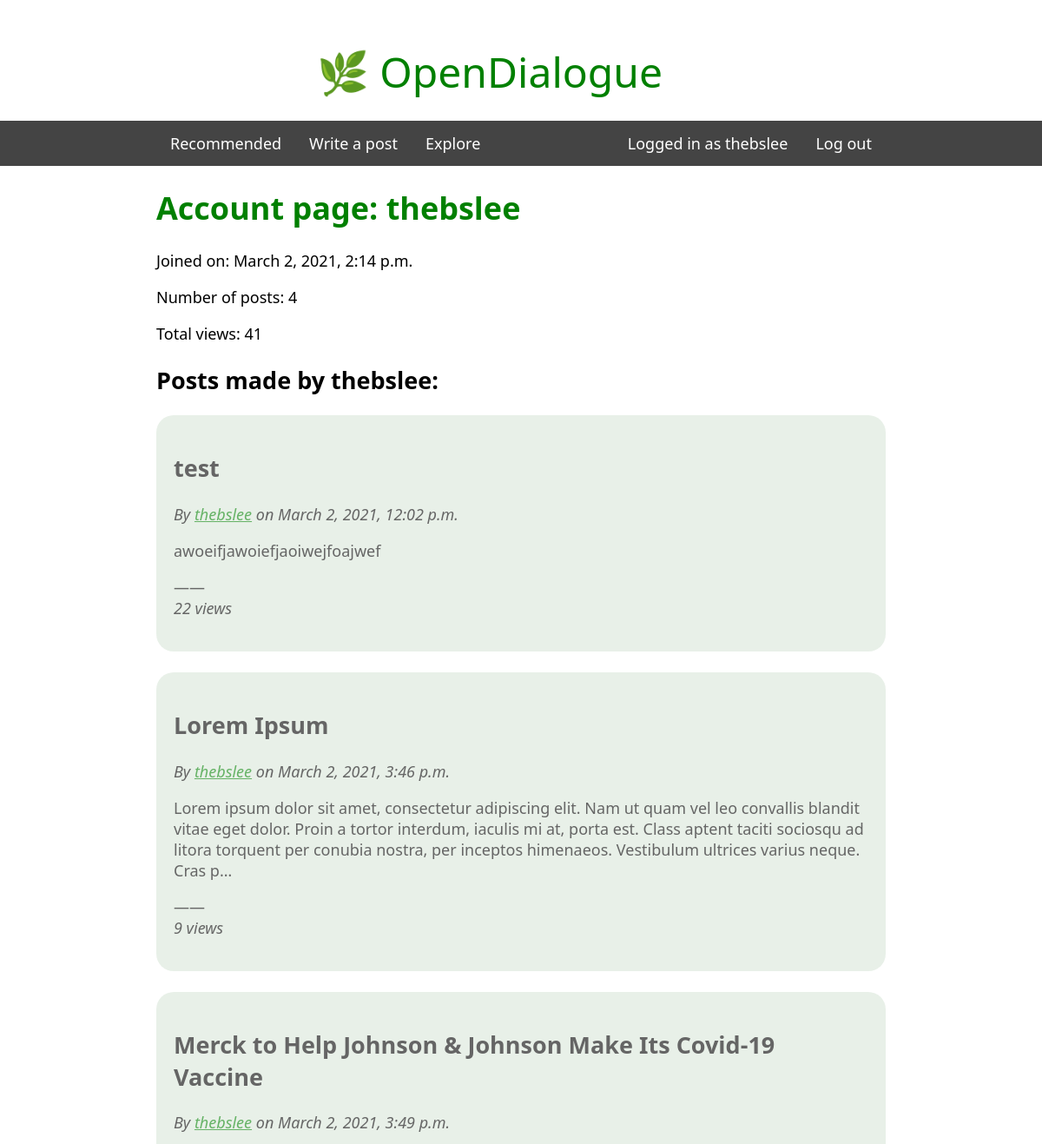
Page /forum/account/thebslee (signed in, upper part) on the earlier database version.
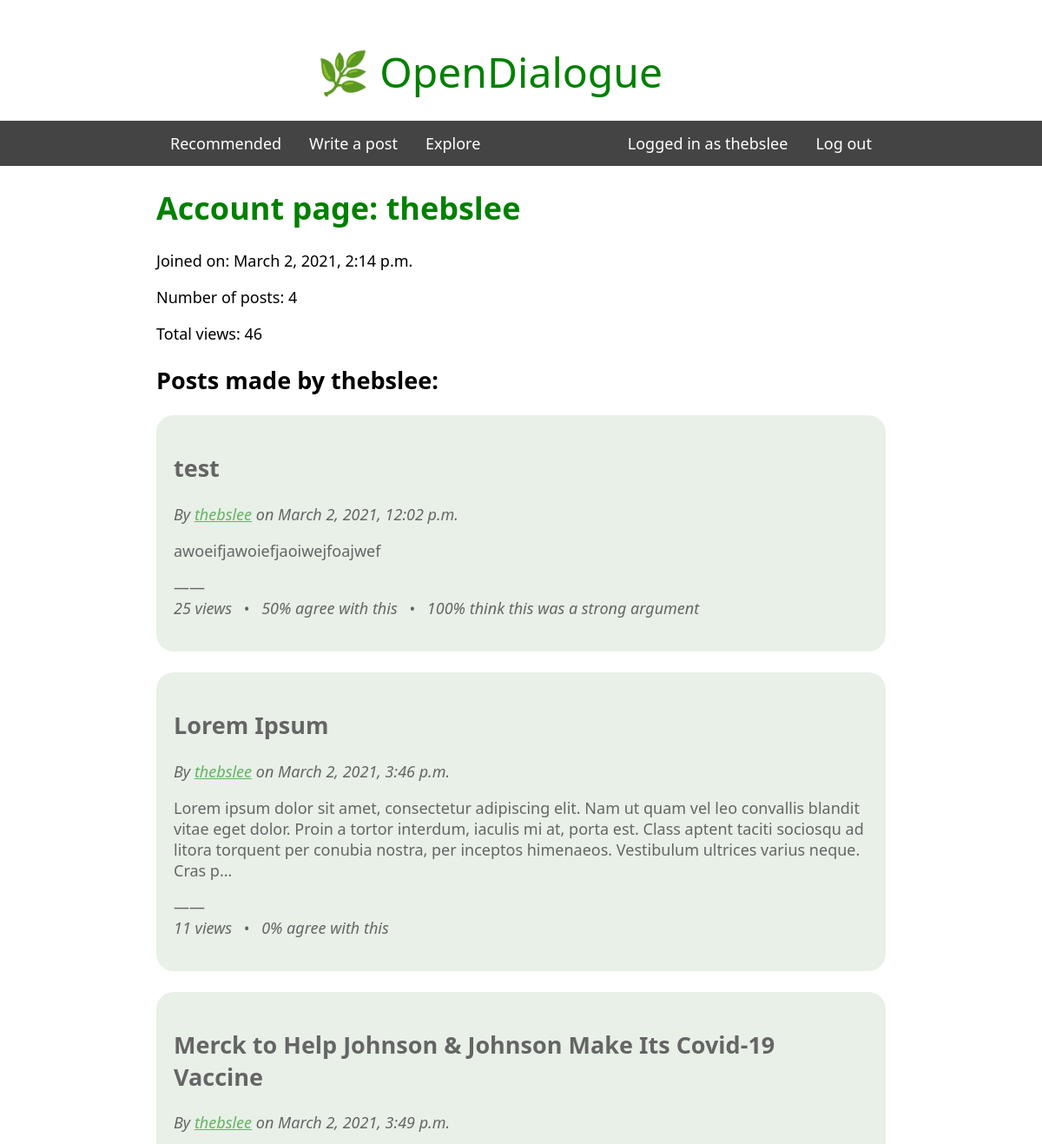
Same page on the later database version.
### forum/models.py (models this page shows)
class Post(models.Model):
    author = models.ForeignKey(settings.AUTH_USER_MODEL, on_delete=models.CASCADE, related_name="author")
    title = models.CharField(max_length=500)
    content = models.TextField(max_length=20000)
    created = models.DateTimeField()
    parent = models.ForeignKey("Post", on_delete=models.CASCADE, related_name="postparent", blank=True, null=True)
    parentid = models.IntegerField(blank=True, null=True)
    parenttitle = models.CharField(blank=True, max_length=500)
    parentauthor = models.CharField(blank=True, max_length=100)
    views = models.IntegerField(default=0)
    agrees = models.IntegerField(default=0)
    agreechecks = models.IntegerField(default=0)
    strongs = models.IntegerField(default=0)
    strongchecks = models.IntegerField(default=0)

### forum/views.py (the view)
# urls.py: path('account/<searchusername>', views.account, name='account'),
def account(request, searchusername):
    if not request.user.is_authenticated:
        return redirect('home')
    context = {}
    context['user'] = request.user
    context['searcheduser'] = User.objects.get(username=searchusername)
    context['posts'] = Post.objects.filter(Q(author__username=searchusername))
    context['totalviews'] = sum(post.views for post in context['posts'])
    return render(request, "account.html", context)

### forum/templates/account.html (shortened to what this page needs)
{% extends 'base.html' %}
{% block content %}
{% include "navbar.html" %}
<h1>Account page: {{ searcheduser.username }}</h1>
<p>Joined on: {{ searcheduser.date_joined }}</p>
<p>Number of posts: {{ posts | length }}</p>
<p>Total views: {{ totalviews }}</p>
<h2>Posts made by {{ searcheduser.username }}:</h2>
{% for post in posts %}
<div class="post_box" onclick='location.href="{% url 'forum:post' post.id %}";'>
    <h2>{{post.title}}
    </h2>
    <p><i>By <a href="{% url 'forum:account' post.author %}">{{post.author}}</a> on {{post.created}}</i></p>
    <p>{% with broken=post.content|linebreaks %}{{broken|truncatechars:300}}{% endwith %}</p>
    <p>——<br><i>{{post.views}} views</i>
    {% if post.agreechecks > 0 %} &ensp;•&ensp; <i>{% widthratio post.agrees post.agreechecks 100 %}% agree with this</i> {% endif %}
    {% if post.strongchecks > 0 %} &ensp;•&ensp; <i>{% widthratio post.strongs post.strongchecks 100 %}% think this was a strong argument</i> {% endif %}
    </p>
    </div>
<br>
{% endfor %}
{% endblock %}

Differences in the rows shown:
changed Post "test": views "22" → "25"; agreechecks 0 → 2 (drawn); agrees+agreechecks (not shown) → "50"; strongchecks 0 → 1 (drawn); strongs+strongchecks (not shown) → "100"
changed Post "Lorem Ipsum": views "9" → "11"; agreechecks 0 → 1 (drawn); agrees+agreechecks (not shown) → "0"
Other differences:
{{ totalviews }}: "41" → "46"
